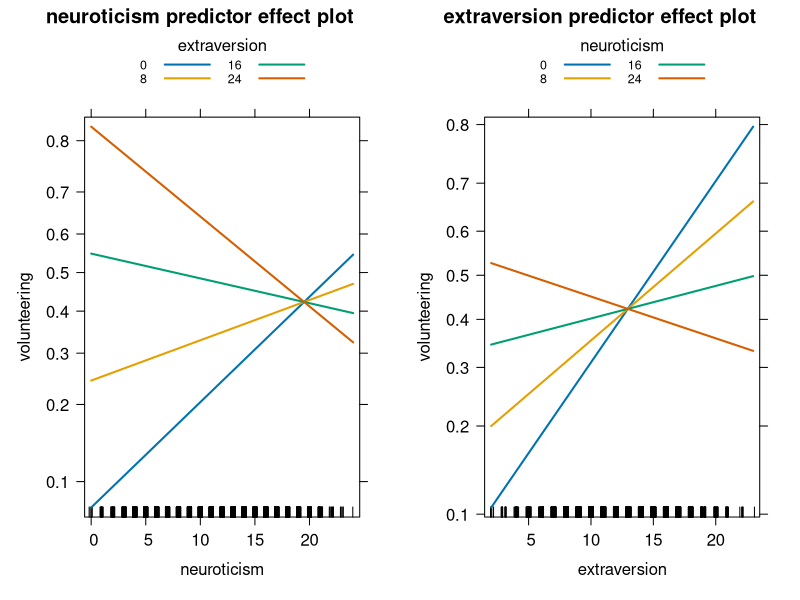

Reproduce this figure in R.
library(dplyr)
library(ggplot2)
library(car)
library(effects)

df <-
  as.data.frame(read.csv("./data/CowlesDavis.csv", stringsAsFactors = T)) %>%
    rename(volunteering = volunteer)

# Fitting the Binary Logistic Model -----------------------------------------

fit <-
  glm(
    formula = volunteering ~ sex + neuroticism * extraversion,
    data = df,
    family = binomial(link = "logit")
  )

fit_summary <-
  S(fit)

# Predictor Effects Plot ---------------------------------------------------

# Neuroticism & Extraversion are in the scale of Eysenck Personality Inventory,
# they are integers potentially ranging from 0 t0 24.
eysenck_scale <- seq(0, 24, by = 8)

plot(predictorEffects (fit, ~ neuroticism + extraversion,
xlevels=list(neuroticism=eysenck_scale,
extraversion=eysenck_scale)), lines=list (multiline=TRUE))
# Plot 1:
# Volunteering is positively related to neuroticism when extraversion is low
# and negatively related when extraversion is high.

# Plot 2:
# Volunteering is generally positively related to extraversion to neuroticism,
# except when neuroticism is at it's highest (24).

# Analysis of Deviance for a Binary Regression Model -------------------------------------

fit_no_interaction <- update(fit,
                             formula = . ~ . -neuroticism:extraversion,
)

# Comparing the Coefficients of both regression models
compareCoefs(fit, fit_no_interaction)

# Nested Model Testing using the Likelihood-Ratio Chi-Square Test
anova(fit_no_interaction, fit, test = "Chisq")

# Low p-value, we prefer the logistic regression model with an interaction
# term.
